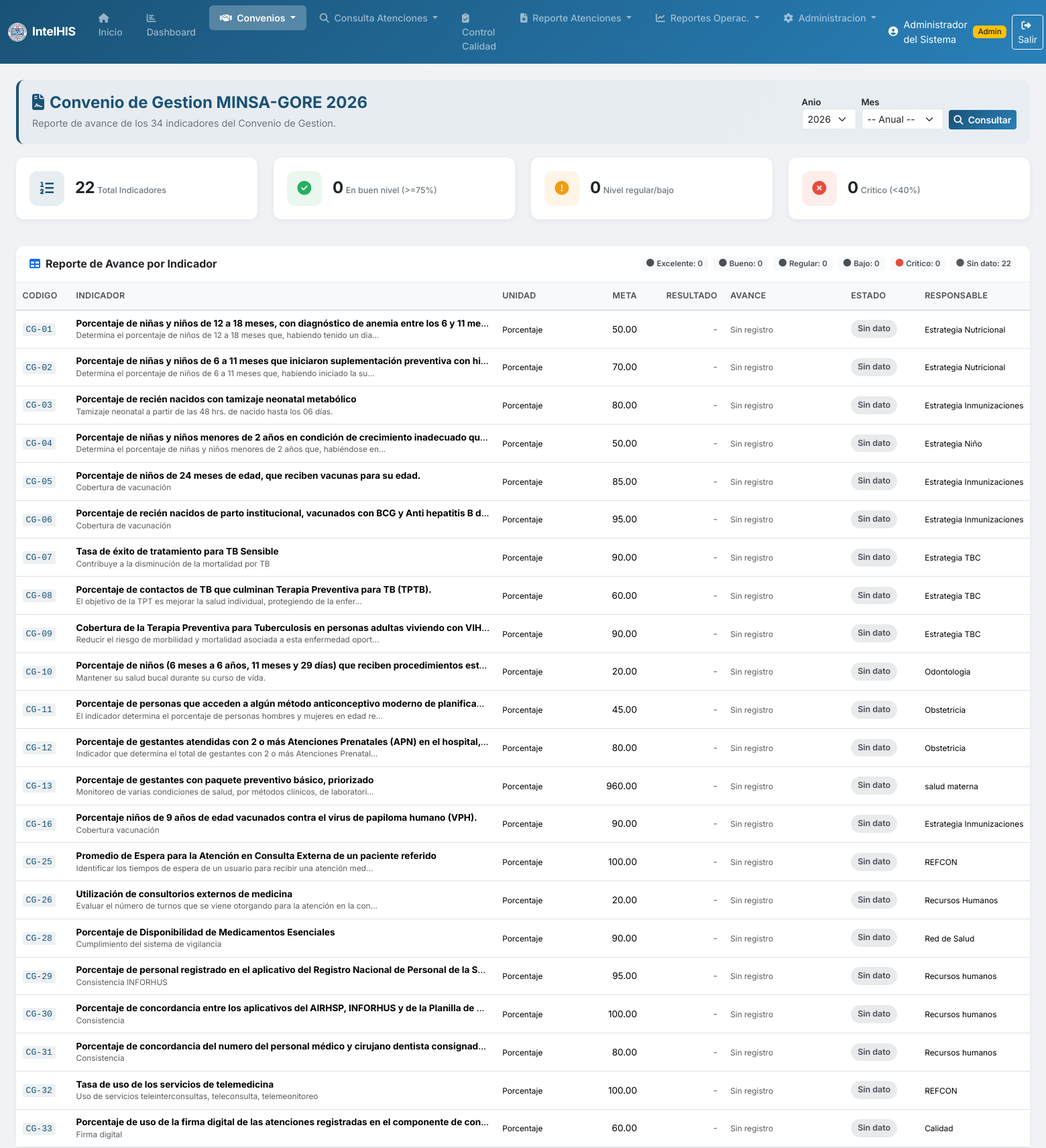
The page /convenio_gestion.php (signed in, upper part) on the database its author committed.
### tables this page shows
CREATE TABLE `CONVENIO_GESTION_INDICADORES` (
  `id_indicador` int(11) NOT NULL,
  `codigo` varchar(20) NOT NULL COMMENT 'Codigo del indicador (CG-01, CG-02, ...)',
  `nombre` varchar(300) NOT NULL COMMENT 'Nombre descriptivo del indicador',
  `descripcion` text DEFAULT NULL COMMENT 'Descripcion detallada',
  `unidad_medida` varchar(50) DEFAULT NULL COMMENT 'Porcentaje, Tasa, Ratio, Numero',
  `meta_anual` decimal(10,2) DEFAULT NULL COMMENT 'Meta anual del indicador',
  `periodo` varchar(20) DEFAULT 'ANUAL' COMMENT 'MENSUAL, TRIMESTRAL, ANUAL',
  `responsable` varchar(150) DEFAULT NULL,
  `orden` int(11) DEFAULT 0,
  `estado` tinyint(1) NOT NULL DEFAULT 1
);

### includes/functions.php (called while the page is built, shortened)
<?php
function clean($str) {
    return htmlspecialchars($str ?? '', ENT_QUOTES, 'UTF-8');
}

### convenio_gestion.php (the view, shortened to what this page needs)
<?php
require_once 'includes/functions.php';
$pdo = getDBConnection();
$fAnio = $_GET['anio'] ?? date('Y');
$fMes = $_GET['mes'] ?? '';
$aniosDisp = $pdo->query("SELECT DISTINCT anio FROM CONVENIO_GESTION_AVANCE WHERE anio IS NOT NULL ORDER BY anio DESC")->fetchAll(PDO::FETCH_COLUMN);
if (empty($aniosDisp)) {
    $aniosDisp = [date('Y')];
}
$tablaExiste = $pdo->query("SHOW TABLES LIKE 'CONVENIO_GESTION_INDICADORES'")->fetchColumn();
$indicadores = [];
$resumen = ['total' => 0, 'con_avance' => 0, 'excelente' => 0, 'bueno' => 0, 'regular' => 0, 'bajo' => 0, 'critico' => 0, 'sin_dato' => 0];
if ($tablaExiste) {
    $sql = "SELECT i.id_indicador, i.codigo, i.nombre, i.descripcion, i.unidad_medida,
                   i.meta_anual, i.periodo, i.responsable, i.orden,
                   a.id_avance, a.valor_numerador, a.valor_denominador, a.valor_resultado,
                   a.porcentaje_avance, a.observaciones, a.fecha_registro
            FROM CONVENIO_GESTION_INDICADORES i
            LEFT JOIN CONVENIO_GESTION_AVANCE a ON a.id_indicador = i.id_indicador
                AND a.anio = ? " . ($fMes !== '' ? " AND a.mes = ? " : " AND (a.mes IS NULL OR a.mes = '')") . "
            WHERE i.estado = 1
            ORDER BY i.orden ASC, i.codigo ASC";
    $stmt = $pdo->prepare($sql);
    if ($fMes !== '') {
        $stmt->execute([$fAnio, $fMes]);
    } else {
        $stmt->execute([$fAnio]);
    }
    $indicadores = $stmt->fetchAll();
    $resumen['total'] = count($indicadores);
    foreach ($indicadores as $ind) {
        $pct = $ind['porcentaje_avance'] !== null ? (float)$ind['porcentaje_avance'] : null;
        if ($pct === null) {
            $resumen['sin_dato']++;
        }
    }
}
function clasificarAvance($pct) {
    if ($pct === null) return ['clase' => 'avance-sin-dato', 'texto' => 'Sin dato', 'estado' => ''];
    return ['clase' => 'avance-critico', 'texto' => 'Critico', 'estado' => 'estado-critico'];
}
include 'includes/header.php';
?>
<div class="page-header-section">
    <div class="d-flex justify-content-between align-items-center flex-wrap gap-2">
        <div>
            <h4><i class="fas fa-file-contract me-2"></i>Convenio de Gestion MINSA-GORE 2026</h4>
            <p class="subtitle">Reporte de avance de los 34 indicadores del Convenio de Gestion.</p>
        </div>
        <form method="GET" class="d-flex gap-2 align-items-end">
            <div>
                <label class="form-label small fw-semibold mb-0">Anio</label>
                <select name="anio" class="form-select form-select-sm" onchange="this.form.submit()">
                    <?php foreach ($aniosDisp as $a): ?>
                        <option value="<?= htmlspecialchars($a) ?>" <?= (string)$fAnio === (string)$a ? 'selected' : '' ?>><?= htmlspecialchars($a) ?></option>
                    <?php endforeach; ?>
                </select>
            </div>
            <div>
                <label class="form-label small fw-semibold mb-0">Mes</label>
                <select name="mes" class="form-select form-select-sm" onchange="this.form.submit()">
                    <option value="">-- Anual --</option>
                </select>
            </div>
            <button type="submit" class="btn btn-his btn-sm"><i class="fas fa-search me-1"></i> Consultar</button>
        </form>
    </div>
</div>
<?php if (!$tablaExiste): ?>
    <div class="alert alert-warning">
        <i class="fas fa-exclamation-triangle me-2"></i>
        Las tablas del Convenio de Gestion no existen en la base de datos.
        Ejecute el script <code>Database/update_his_v2.sql</code> para crearlas y cargar los 34 indicadores.
    </div>
<?php else: ?>
<div class="row mb-4">
    <div class="col-md-3 col-6 mb-3">
        <div class="stat-card stat-primary">
            <div class="stat-icon"><i class="fas fa-list-ol"></i></div>
            <div class="stat-info">
                <span class="stat-value"><?= number_format($resumen['total']) ?></span>
                <span class="stat-label">Total Indicadores</span>
            </div>
        </div>
    </div>
    <div class="col-md-3 col-6 mb-3">
        <div class="stat-card stat-success">
            <div class="stat-icon"><i class="fas fa-check-circle"></i></div>
            <div class="stat-info">
                <span class="stat-value"><?= number_format($resumen['excelente'] + $resumen['bueno']) ?></span>
                <span class="stat-label">En buen nivel (>=75%)</span>
            </div>
        </div>
    </div>
    <div class="col-md-3 col-6 mb-3">
        <div class="stat-card stat-warning">
            <div class="stat-icon"><i class="fas fa-exclamation-circle"></i></div>
            <div class="stat-info">
                <span class="stat-value"><?= number_format($resumen['regular'] + $resumen['bajo']) ?></span>
                <span class="stat-label">Nivel regular/bajo</span>
            </div>
        </div>
    </div>
    <div class="col-md-3 col-6 mb-3">
        <div class="stat-card stat-danger">
            <div class="stat-icon"><i class="fas fa-times-circle"></i></div>
            <div class="stat-info">
                <span class="stat-value"><?= number_format($resumen['critico']) ?></span>
                <span class="stat-label">Critico (&lt;40%)</span>
            </div>
        </div>
    </div>
</div>
<div class="card shadow-sm mb-4">
    <div class="card-header bg-white d-flex justify-content-between align-items-center">
        <h6 class="mb-0 fw-bold"><i class="fas fa-table me-2 text-primary"></i>Reporte de Avance por Indicador</h6>
        <div class="d-flex gap-2">
            <span class="stat-mini"><i class="fas fa-circle sev-excelente"></i> Excelente: <?= $resumen['excelente'] ?></span>
            <span class="stat-mini"><i class="fas fa-circle sev-bueno"></i> Bueno: <?= $resumen['bueno'] ?></span>
            <span class="stat-mini"><i class="fas fa-circle sev-regular"></i> Regular: <?= $resumen['regular'] ?></span>
            <span class="stat-mini"><i class="fas fa-circle sev-bajo"></i> Bajo: <?= $resumen['bajo'] ?></span>
            <span class="stat-mini"><i class="fas fa-circle sev-critica"></i> Critico: <?= $resumen['critico'] ?></span>
            <span class="stat-mini"><i class="fas fa-circle text-muted"></i> Sin dato: <?= $resumen['sin_dato'] ?></span>
        </div>
    </div>
    <div class="card-body p-0">
        <div class="table-responsive">
            <table class="table table-hover table-sm mb-0">
                <thead class="table-light">
                    <tr>
                        <th style="width:80px;">Codigo</th>
                        <th>Indicador</th>
                        <th style="width:120px;">Unidad</th>
                        <th style="width:100px;" class="text-end">Meta</th>
                        <th style="width:120px;" class="text-end">Resultado</th>
                        <th style="width:180px;">Avance</th>
                        <th style="width:110px;">Estado</th>
                        <th style="width:130px;">Responsable</th>
                    </tr>
                </thead>
                <tbody>
                    <?php if (empty($indicadores)): ?>
                        <tr><td colspan="8" class="text-center text-muted py-4">No se encontraron indicadores.</td></tr>
                    <?php else: ?>
                        <?php foreach ($indicadores as $ind):
                            $pct = $ind['porcentaje_avance'] !== null ? (float)$ind['porcentaje_avance'] : null;
                            $av = clasificarAvance($pct);
                            $barColor = $pct === null ? 'bg-secondary' :
                                ($pct >= 90 ? 'bg-success' : ($pct >= 75 ? 'bg-info' :
                                ($pct >= 60 ? 'bg-warning' : ($pct >= 40 ? 'bg-orange' : 'bg-danger'))));
                        ?>
                        <tr>
                            <td><code><?= clean($ind['codigo']) ?></code></td>
                            <td title="<?= clean($ind['descripcion'] ?? '') ?>">
                                <strong><?= clean($ind['nombre']) ?></strong>
                                <?php if (!empty($ind['descripcion'])): ?>
                                    <small class="d-block text-muted" style="font-size:0.74rem;"><?= clean(mb_strimwidth($ind['descripcion'], 0, 80, '...')) ?></small>
                                <?php endif; ?>
                            </td>
                            <td><small><?= clean($ind['unidad_medida'] ?? '-') ?></small></td>
                            <td class="text-end"><?= $ind['meta_anual'] !== null ? number_format((float)$ind['meta_anual'], 2) : '-' ?></td>
                            <td class="text-end">
                                <?php if ($ind['valor_resultado'] !== null): ?>
                                    <strong><?= number_format((float)$ind['valor_resultado'], 2) ?></strong>
                                    <?php if ($ind['valor_numerador'] !== null && $ind['valor_denominador'] !== null): ?>
                                        <small class="d-block text-muted" style="font-size:0.7rem;">
                                            (<?= number_format((float)$ind['valor_numerador'], 0) ?> / <?= number_format((float)$ind['valor_denominador'], 0) ?>)
                                        </small>
                                    <?php endif; ?>
                                <?php else: ?>
                                    <span class="text-muted">-</span>
                                <?php endif; ?>
                            </td>
                            <td>
                                <?php if ($pct !== null): ?>
                                    <div class="progress progress-his" style="height:8px;">
                                        <div class="progress-bar <?= $barColor ?>" role="progressbar" style="width: <?= min(100, $pct) ?>%;" aria-valuenow="<?= $pct ?>" aria-valuemin="0" aria-valuemax="100"></div>
                                    </div>
                                    <small class="text-muted"><?= number_format($pct, 1) ?>%</small>
                                <?php else: ?>
                                    <span class="text-muted small">Sin registro</span>
                                <?php endif; ?>
                            </td>
                            <td><span class="avance-badge <?= $av['clase'] ?>"><?= $av['texto'] ?></span></td>
                            <td><small><?= clean($ind['responsable'] ?? '-') ?></small></td>
                        </tr>
                        <?php endforeach; ?>
                    <?php endif; ?>
                </tbody>
            </table>
        </div>
    </div>
</div>
<?php endif; ?>
<?php include 'includes/footer.php'; ?>

### assets/css/style.css (style rules this page uses)
:root { --his-primary: #1a5276; --his-primary-light: #2980b9; --his-primary-dark: #0e2f44; --his-success: #27ae60; --his-warning: #f39c12; --his-danger: #e74c3c; --his-info: #3498db; --his-bg: #f0f2f5; --his-sidebar: #2c3e50; }
body { font-family: 'Inter', -apple-system, BlinkMacSystemFont, 'Segoe UI', Roboto, sans-serif; background-color: var(--his-bg); font-size: 0.9rem; }
.btn-his { background: linear-gradient(135deg, var(--his-primary) 0%, var(--his-primary-light) 100%); color: #fff; border: none; font-weight: 600; letter-spacing: -0.2px; transition: all 0.2s ease; }
.stat-card { background: #fff; border-radius: 12px; padding: 1.25rem; display: flex; align-items: center; gap: 1rem; box-shadow: 0 2px 8px rgba(0, 0, 0, 0.06); transition: transform 0.2s ease, box-shadow 0.2s ease; }
.stat-icon { width: 52px; height: 52px; border-radius: 12px; display: flex; align-items: center; justify-content: center; font-size: 1.3rem; flex-shrink: 0; }
.stat-primary .stat-icon { background: rgba(26, 82, 118, 0.1); color: var(--his-primary); }
.stat-success .stat-icon { background: rgba(39, 174, 96, 0.1); color: var(--his-success); }
.stat-warning .stat-icon { background: rgba(243, 156, 18, 0.1); color: var(--his-warning); }
.stat-danger .stat-icon { background: rgba(231, 76, 60, 0.1); color: var(--his-danger); }
.stat-value { font-size: 1.5rem; font-weight: 700; line-height: 1.2; letter-spacing: -0.5px; }
.stat-label { font-size: 0.78rem; color: #6c757d; font-weight: 500; }
.card { border: none; border-radius: 12px; }
.card-header { border-bottom: 1px solid #e9ecef; padding: 1rem 1.25rem; border-radius: 12px 12px 0 0 !important; }
.card-body { padding: 1.25rem; }
.table { font-size: 0.85rem; }
.table thead th { font-weight: 600; font-size: 0.78rem; text-transform: uppercase; letter-spacing: 0.3px; color: #495057; white-space: nowrap; padding: 0.7rem 0.6rem; }
.table tbody td { vertical-align: middle; padding: 0.55rem 0.6rem; max-width: 200px; overflow: hidden; text-overflow: ellipsis; white-space: nowrap; }
code { font-size: 0.82rem; color: var(--his-primary); background: rgba(26, 82, 118, 0.08); padding: 2px 5px; border-radius: 3px; }
.form-label { font-size: 0.82rem; margin-bottom: 0.3rem; }
.card { animation: fadeIn 0.3s ease-out; }
.page-header-section { background: linear-gradient(135deg, rgba(26, 82, 118, 0.04) 0%, rgba(41, 128, 185, 0.04) 100%); border-radius: 12px; padding: 1.25rem; margin-bottom: 1.25rem; border-left: 4px solid var(--his-primary); }
.page-header-section h4 { color: var(--his-primary); font-weight: 700; margin-bottom: 0.3rem; }
.page-header-section .subtitle { color: #6c757d; font-size: 0.9rem; margin-bottom: 0; }
.avance-badge { display: inline-flex; align-items: center; gap: 4px; padding: 4px 10px; border-radius: 16px; font-size: 0.78rem; font-weight: 600; }
.avance-sin-dato { background: rgba(108, 117, 125, 0.15); color: #495057; }
.sev-critica { color: #e74c3c; }
.stat-mini { display: inline-flex; align-items: center; gap: 4px; padding: 2px 8px; border-radius: 4px; font-size: 0.72rem; font-weight: 600; background: #f8f9fa; color: #495057; }

### rows shown on the page
convenio_gestion_indicadores: codigo "CG-01", nombre "Porcentaje de niñas y niños de 12 a 18 meses, con diagnóstico de anemia entre los 6 y 11 me…", descripcion "Determina el porcentaje de niños de 12 a 18 meses que, habiendo tenido un dia...", unidad_medida "Porcentaje", meta_anual "50.00", texto "Sin dato", responsable "Estrategia Nutricional"
convenio_gestion_indicadores: codigo "CG-02", nombre "Porcentaje de niñas y niños de 6 a 11 meses que iniciaron suplementación preventiva con hi…", descripcion "Determina el porcentaje de niños de 6 a 11 meses que, habiendo iniciado la su...", unidad_medida "Porcentaje", meta_anual "70.00", texto "Sin dato", responsable "Estrategia Nutricional"
convenio_gestion_indicadores: codigo "CG-03", nombre "Porcentaje de recién nacidos con tamizaje neonatal metabólico", descripcion "Tamizaje neonatal a partir de las 48 hrs. de nacido hasta los 06 días.", unidad_medida "Porcentaje", meta_anual "80.00", texto "Sin dato", responsable "Estrategia Inmunizaciones"
convenio_gestion_indicadores: codigo "CG-04", nombre "Porcentaje de niñas y niños menores de 2 años en condición de crecimiento inadecuado qu…", descripcion "Determina el porcentaje de niñas y niños menores de 2 años que, habiéndose en...", unidad_medida "Porcentaje", meta_anual "50.00", texto "Sin dato", responsable "Estrategia Niño"
convenio_gestion_indicadores: codigo "CG-05", nombre "Porcentaje de niños de 24 meses de edad, que reciben vacunas para su edad.", descripcion "Cobertura de vacunación", unidad_medida "Porcentaje", meta_anual "85.00", texto "Sin dato", responsable "Estrategia Inmunizaciones"
convenio_gestion_indicadores: codigo "CG-06", nombre "Porcentaje de recién nacidos de parto institucional, vacunados con BCG y Anti hepatitis B d…", descripcion "Cobertura de vacunación", unidad_medida "Porcentaje", meta_anual "95.00", texto "Sin dato", responsable "Estrategia Inmunizaciones"
convenio_gestion_indicadores: codigo "CG-07", nombre "Tasa de éxito de tratamiento para TB Sensible", descripcion "Contribuye a la disminución de la mortalidad por TB", unidad_medida "Porcentaje", meta_anual "90.00", texto "Sin dato", responsable "Estrategia TBC"
convenio_gestion_indicadores: codigo "CG-08", nombre "Porcentaje de contactos de TB que culminan Terapia Preventiva para TB (TPTB).", descripcion "El objetivo de la TPT es mejorar la salud individual, protegiendo de la enfer...", unidad_medida "Porcentaje", meta_anual "60.00", texto "Sin dato", responsable "Estrategia TBC"
convenio_gestion_indicadores: codigo "CG-09", nombre "Cobertura de la Terapia Preventiva para Tuberculosis en personas adultas viviendo con VIH…", descripcion "Reducir el riesgo de morbilidad y mortalidad asociada a esta enfermedad oport...", unidad_medida "Porcentaje", meta_anual "90.00", texto "Sin dato", responsable "Estrategia TBC"
convenio_gestion_indicadores: codigo "CG-10", nombre "Porcentaje de niños (6 meses a 6 años, 11 meses y 29 días) que reciben procedimientos est…", descripcion "Mantener su salud bucal durante su curso de vida.", unidad_medida "Porcentaje", meta_anual "20.00", texto "Sin dato", responsable "Odontologia"
convenio_gestion_indicadores: codigo "CG-11", nombre "Porcentaje de personas que acceden a algún método anticonceptivo moderno de planificac…", descripcion "El indicador determina el porcentaje de personas hombres y mujeres en edad re...", unidad_medida "Porcentaje", meta_anual "45.00", texto "Sin dato", responsable "Obstetricia"
convenio_gestion_indicadores: codigo "CG-12", nombre "Porcentaje de gestantes atendidas con 2 o más Atenciones Prenatales (APN) en el hospital,…", descripcion "Indicador que determina el total de gestantes con 2 o más Atenciones Prenatal...", unidad_medida "Porcentaje", meta_anual "80.00", texto "Sin dato", responsable "Obstetricia"
convenio_gestion_indicadores: codigo "CG-13", nombre "Porcentaje de gestantes con paquete preventivo básico, priorizado", descripcion "Monitoreo de varias condiciones de salud, por métodos clínicos, de laboratori...", unidad_medida "Porcentaje", meta_anual "960.00", texto "Sin dato", responsable "salud materna"
convenio_gestion_indicadores: codigo "CG-16", nombre "Porcentaje niños de 9 años de edad vacunados contra el virus de papiloma humano (VPH).", descripcion "Cobertura vacunación", unidad_medida "Porcentaje", meta_anual "90.00", texto "Sin dato", responsable "Estrategia Inmunizaciones"
convenio_gestion_indicadores: codigo "CG-25", nombre "Promedio de Espera para la Atención en Consulta Externa de un paciente referido", descripcion "Identificar los tiempos de espera de un usuario para recibir una atención med...", unidad_medida "Porcentaje", meta_anual "100.00", texto "Sin dato", responsable "REFCON"
convenio_gestion_indicadores: codigo "CG-26", nombre "Utilización de consultorios externos de medicina", descripcion "Evaluar el número de turnos que se viene otorgando para la atención en la con...", unidad_medida "Porcentaje", meta_anual "20.00", texto "Sin dato", responsable "Recursos Humanos"
convenio_gestion_indicadores: codigo "CG-28", nombre "Porcentaje de Disponibilidad de Medicamentos Esenciales", descripcion "Cumplimiento del sistema de vigilancia", unidad_medida "Porcentaje", meta_anual "90.00", texto "Sin dato", responsable "Red de Salud"
convenio_gestion_indicadores: codigo "CG-29", nombre "Porcentaje de personal registrado en el aplicativo del Registro Nacional de Personal de la S…", descripcion "Consistencia INFORHUS", unidad_medida "Porcentaje", meta_anual "95.00", texto "Sin dato", responsable "Recursos humanos"
convenio_gestion_indicadores: codigo "CG-30", nombre "Porcentaje de concordancia entre los aplicativos del AIRHSP, INFORHUS y de la Planilla de…", descripcion "Consistencia", unidad_medida "Porcentaje", meta_anual "100.00", texto "Sin dato", responsable "Recursos humanos"
convenio_gestion_indicadores: codigo "CG-31", nombre "Porcentaje de concordancia del numero del personal médico y cirujano dentista consignad…", descripcion "Consistencia", unidad_medida "Porcentaje", meta_anual "80.00", texto "Sin dato", responsable "Recursos humanos"
convenio_gestion_indicadores: codigo "CG-32", nombre "Tasa de uso de los servicios de telemedicina", descripcion "Uso de servicios teleinterconsultas, teleconsulta, telemeonitoreo", unidad_medida "Porcentaje", meta_anual "100.00", texto "Sin dato", responsable "REFCON"
convenio_gestion_indicadores: codigo "CG-33", nombre "Porcentaje de uso de la firma digital de las atenciones registradas en el componente de con…", descripcion "Firma digital", unidad_medida "Porcentaje", meta_anual "60.00", texto "Sin dato", responsable "Calidad"

### other values the page prints
$_SESSION['nombre_completo'] "Administrador del Sistema"
$resumen['total'] "22"
$resumen['excelente'] + $resumen['bueno'] "0"
$resumen['regular'] + $resumen['bajo'] "0"
$resumen['critico'] "0"
$resumen['excelente'] "0"
$resumen['bueno'] "0"
$resumen['regular'] "0"
$resumen['bajo'] "0"
$resumen['sin_dato'] "22"
form field anio "2026"
